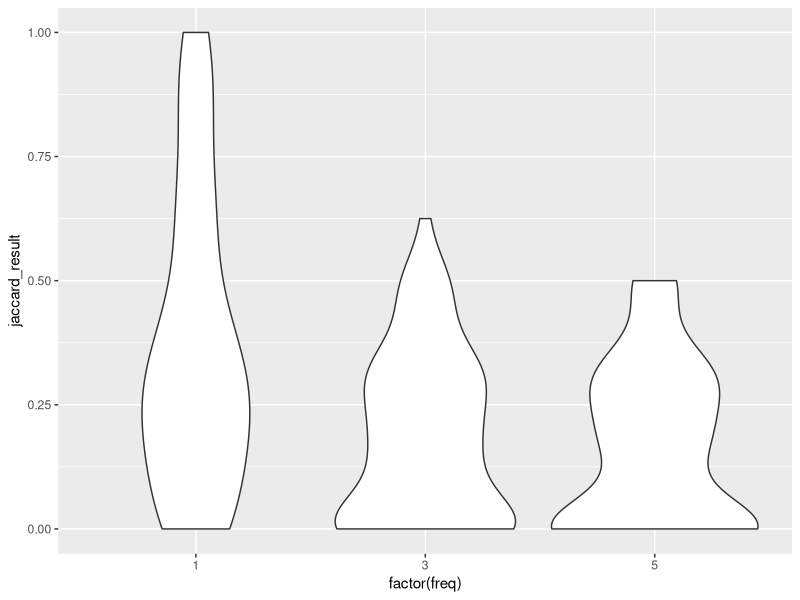
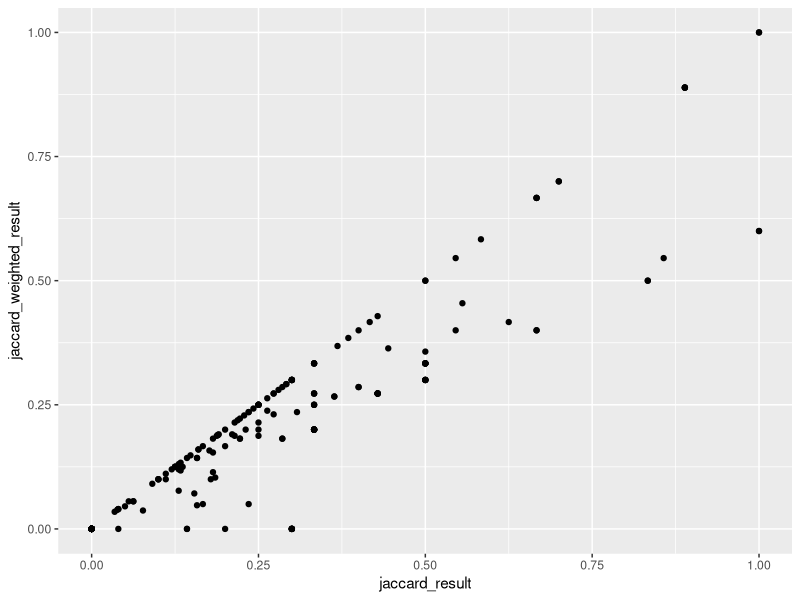
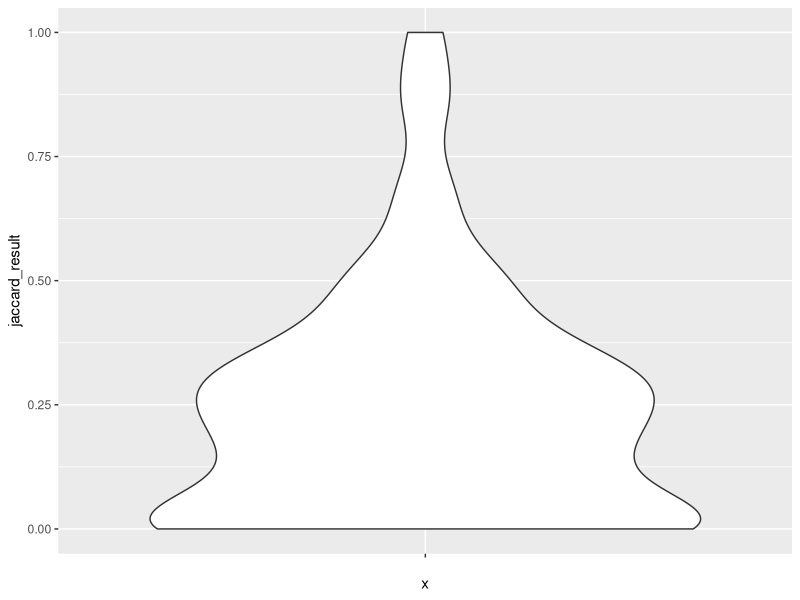
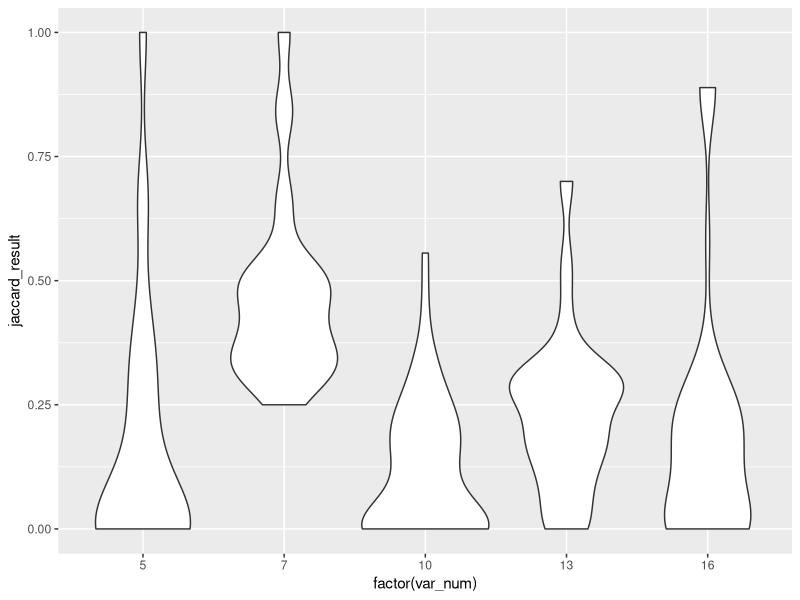
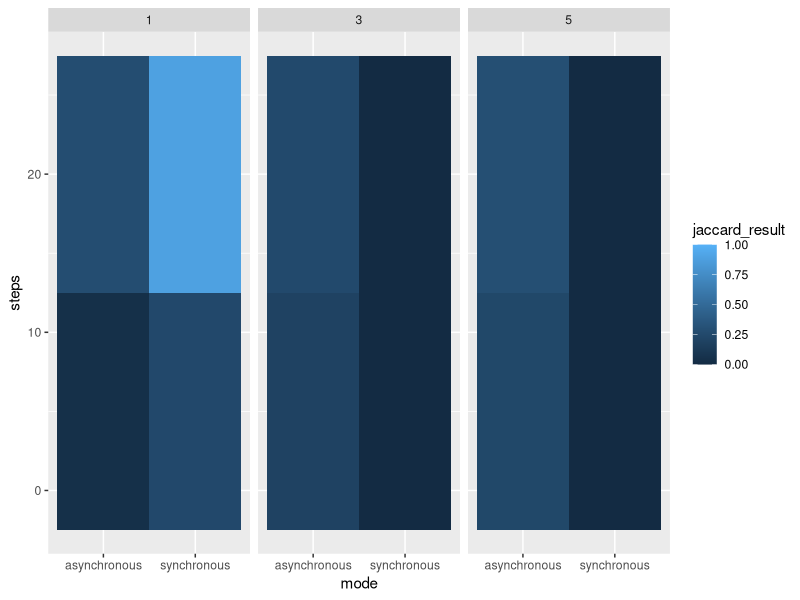
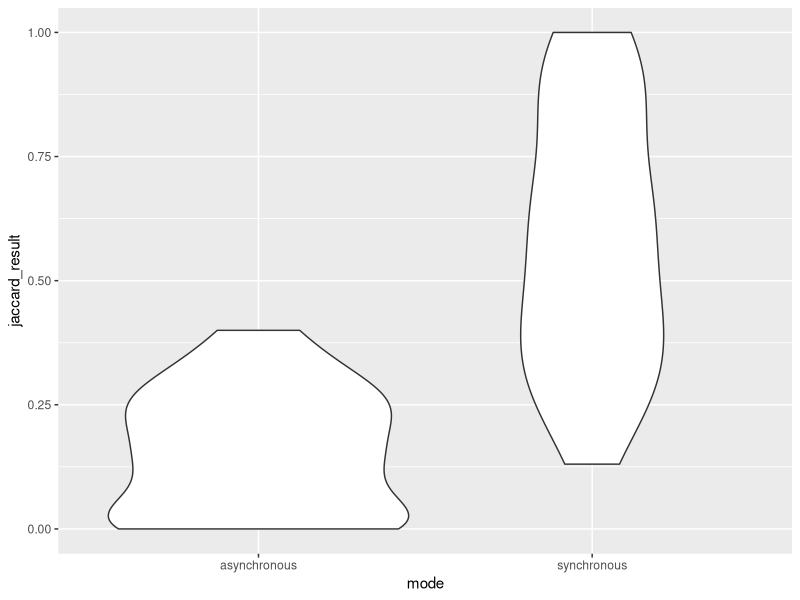
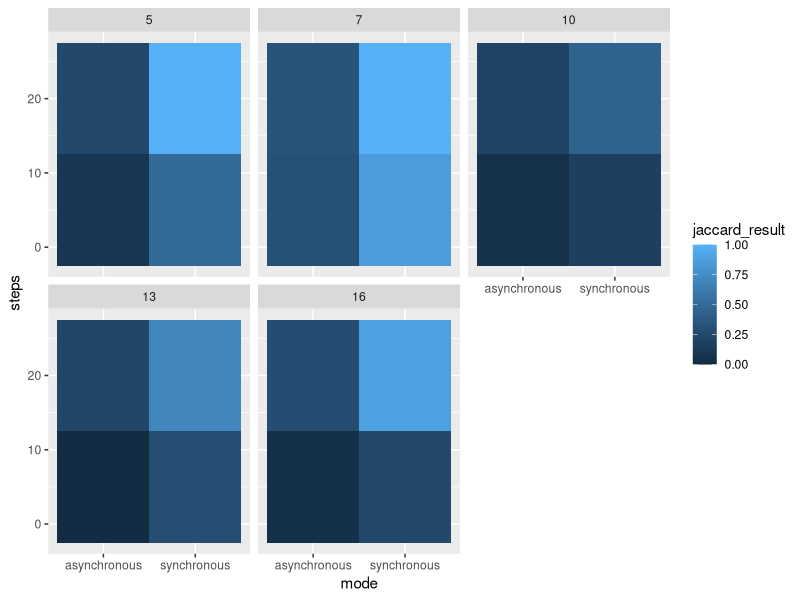

These charts were generated, in order, by the following R code:
## ---- chunk 1
knitr::opts_chunk$set(echo = TRUE)

#install.packages("here")
#install.packages("ggplot2")
#install.packages("dplyr")
#install.packages("GGally")
#install.packages("fastDummies")
#install.packages("broom")

library(here)
library(ggplot2)
library(dplyr)
library(GGally)
library(fastDummies)
library(knitr)
library(broom)

data <- read.csv(here("task1", "all_data.csv"))

## ---- chunk 2
ggplot(data, aes(x=factor(freq), y=jaccard_result)) +
  geom_violin()
## ---- chunk 3
tst <- cor.test(data$freq, data$jaccard_result, method = "spearman")
tst
## ---- chunk 4
ggplot(data, aes(x=jaccard_result, y=jaccard_weighted_result)) + geom_point()
## ---- chunk 5
mean(data$jaccard_result == data$jaccard_weighted_result)
## ---- chunk 6
kable(data.frame(rbind(summary(data$jaccard_result))))
## ---- chunk 7
kable(data %>% group_by(freq) %>% summarise(med=median(jaccard_result)))
## ---- chunk 8
ggplot(data, aes(x="", y=jaccard_result)) +
  geom_violin()
## ---- chunk 9
ggplot(data, aes(x=factor(var_num), y=jaccard_result)) +
  geom_violin()
## ---- chunk 10
cor.test(data$var_num, data$jaccard_result, method = "spearman")
## ---- chunk 11
ggplot(data, aes(x=mode,y=steps,fill=jaccard_result)) + geom_tile() + facet_wrap(~freq)
## ---- chunk 12
ggplot(data %>% filter(freq==1), aes(x=mode, y=jaccard_result)) +
  geom_violin()
## ---- chunk 13
ggplot(data %>% filter(freq==1), aes(x=mode,y=steps,fill=jaccard_result)) + geom_tile() +
    facet_wrap(~var_num)
## ---- chunk 14
data_with_dummies <- dummy_cols(data) %>% filter(freq==1)
linear_model <- lm(jaccard_result ~
                      var_num + steps + numtraj + attper + mode_asynchronous + score_type_BDE,
                      data_with_dummies)

kable(tidy(linear_model))
## ---- chunk 15
summary(linear_model)$adj.r.squared
